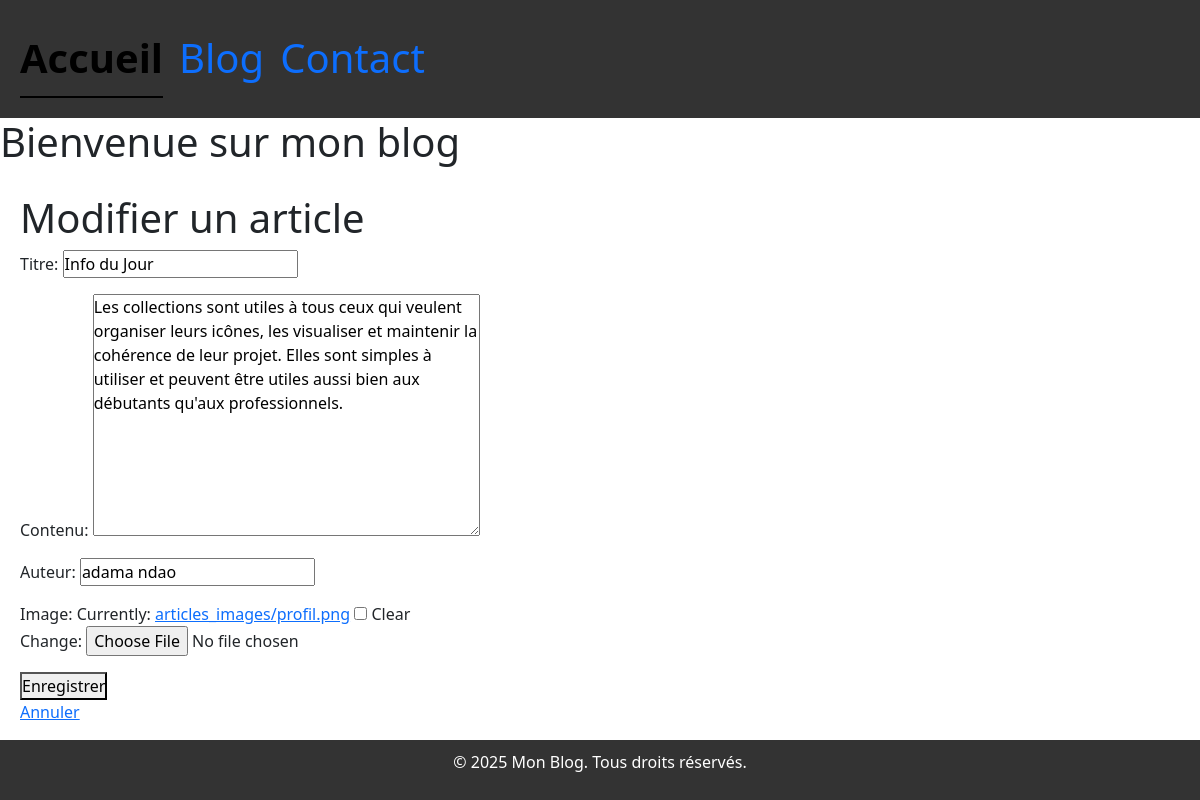
The page /article/4/edit/ on the database its author committed.
### blog/models.py (models this page shows, shortened)
class Article(models.Model):
    titre = models.CharField(max_length=200)
    contenu = models.TextField()
    date_publication = models.DateTimeField(auto_now_add=True)
    auteur = models.CharField(max_length=100)
    image = models.ImageField(upload_to="articles_images/", blank=True, null=True)

### blog/views.py (the view)
# urls.py: path("article/<int:pk>/edit/", ArticleUpdateView.as_view(), name="article_edit"),
class ArticleUpdateView(UpdateView):
    model = Article
    template_name = "blog/article_form.html"
    fields = ["titre", "contenu", "auteur", "image"]
    success_url = reverse_lazy("article_list")

### blog/templates/blog/article_form.html (shortened to what this page needs)
{% extends "blog/base.html" %}
{% block content %}
  <h1>{% if object %}Modifier{% else %}Créer{% endif %} un article</h1>
  <form method="post" enctype="multipart/form-data">
    {{ form.as_p }}
    <button type="submit">Enregistrer</button>
  </form>
  <a href="{% url 'article_list' %}">Annuler</a>
{% endblock %}

### blog/static/css/style.css (style rules this page uses)
* { padding : 0px ; margin : 0px; }
body { background-image: url('/static/images/blog.jpg'); background-size: cover; background-repeat: no-repeat; background-position: center; }

### rows shown on the page
Article: titre "Info du Jour", contenu "Les collections sont utiles à tous ceux qui veulent organiser leurs icônes, les visualiser et maintenir la cohérence de leur projet. Elles sont simples à utiliser et peuvent être utiles aussi bien aux débutants qu'aux professionnels.", auteur "adama ndao"
